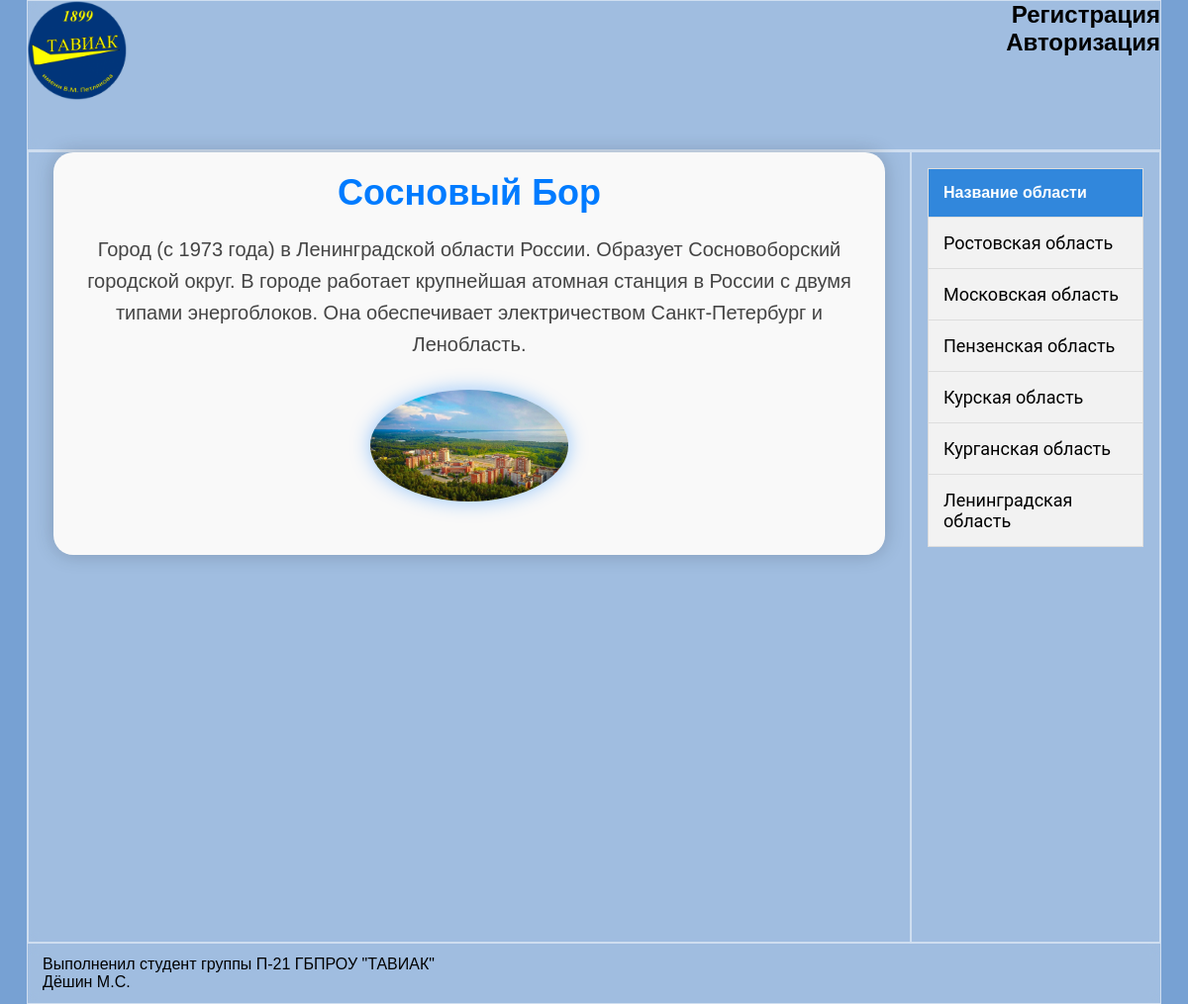
The page /?content=city.php&city=62 on the database its author committed.
### tables this page shows
CREATE TABLE `city` (
  `id` int NOT NULL,
  `name` varchar(30) NOT NULL,
  `area` int NOT NULL DEFAULT '10',
  `population` int NOT NULL DEFAULT '30',
  `logo` varchar(30) NOT NULL DEFAULT '0.jpg',
  `description` text,
  `region` int NOT NULL
);

CREATE TABLE `region` (
  `id` int NOT NULL,
  `name` varchar(30) NOT NULL,
  `kod` int NOT NULL
);

### city.php (the view)
<?php
    require_once("dbconnect.php");
    if (isset($_GET["city"])) {
        $city_name = $_GET["city"];
        $sql = "SELECT * FROM city WHERE id = '$city_name'";
        $result = $dbcon->query($sql);
        if ($result->num_rows > 0) {
            $city_data = $result->fetch_assoc();
            echo "<div class='city-info-container'>";
            echo "<h1>" . $city_data['name'] . "</h1>";
            echo "<p>" . $city_data['description'] . "</p>";
            echo "<img src='./img/" . $city_data['logo'] . "' alt='Логотип города'>";
            echo "</div>";
        } else {
            echo "<div class='error-message'>Город не найден.</div>";
        }
    } else {
        echo "<div class='error-message'>Город не выбран.</div>";
    }
?>

### sidebar.php
<div class="sidebar"><?php
$mysql = "SELECT id,name
            FROM region";
            $result = $dbcon->query($mysql);
            $city_data = $result->fetch_all(MYSQLI_ASSOC);?>
                <div class="tablGL">
                <div class="tabl">
                <?php
                echo "<table >";
                echo "<tr><th >Название области</th></tr>";
                foreach ($result as $row) {
                    echo "<tr> <td ><p><a class='link_sidebar' href='?region=" . $row['id'] . "'>" . $row['name'] . "</a></p></td> </tr>";
                }
                echo "</table>";
                ?></div></div>
            </div>

### css/style.css (style rules this page uses)
* { margin: 0px; padding: 0px; }
html { font-family: 'poppins', sans-serif; background-color: #77A1D3; }
body { justify-content: center; display: flex; margin: 0px; padding: 0px; overflow: auto; }
a { text-decoration: none; }
.link_sidebar { color: black; font-family: 'Roboto', sans-serif; font-size: 18px; }
img { width: 100px; height: 100px; }
.sidebar { width: 250px; margin-left: auto; border: 1px solid rgba(255, 255, 255, 0.5); }
.tablGL { justify-content: center; }
table { background-color: #f2f2f2; border-radius: 0.25em; border-collapse: collapse; margin: 1em; }
table, th, td { border: 1px solid #ddd; }
th, td { padding: 15px; text-align: left; }
th { background-color: #3187dc; color: white; }
tr:nth-child(even) { background-color: #f2f2f2; }
.city-info-container { max-width: 800px; margin: 0 auto; padding: 20px; background-color: #f9f9f9; border-radius: 8px; box-shadow: 0 0 10px rgba(0, 0, 0, 0.1); }
.city-info-container { max-width: 800px; margin: 0 auto; padding: 20px; background-color: #f9f9f9; border-radius: 20px; box-shadow: 0 0 20px rgba(0, 0, 0, 0.2); text-align: center; }
.city-info-container h1 { font-size: 36px; color: #007bff; margin-bottom: 20px; }
.city-info-container p { font-size: 20px; color: #444; margin-bottom: 30px; line-height: 1.6; }
.city-info-container img { width: 200px; height: auto; border-radius: 100%; box-shadow: 0 0 20px rgba(0, 123, 255, 0.4); margin-bottom: 30px; transition: transform 0.3s ease-in-out; }

### rows shown on the page
city: name "Сосновый Бор", description "Город (с 1973 года) в Ленинградской области России. Образует Сосновоборский городской округ. В городе работает крупнейшая атомная станция в России с двумя типами энергоблоков. Она обеспечивает электричеством Санкт-Петербург и Ленобласть.", logo (picture)
region: name "Ростовская область"
region: name "Московская область"
region: name "Пензенская область"
region: name "Курская область"
region: name "Курганская область"
region: name "Ленинградская область"
